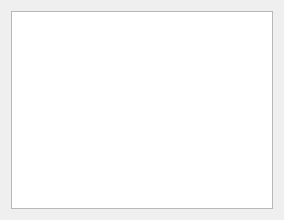
<?xml version="1.0" encoding="UTF-8"?>
<ui version="4.0">
 <class>LoggerView</class>
 <widget class="QWidget" name="LoggerView">
  <property name="geometry">
   <rect>
    <x>0</x>
    <y>0</y>
    <width>284</width>
    <height>220</height>
   </rect>
  </property>
  <layout class="QHBoxLayout" name="layout">
   <item>
    <widget class="QPlainTextEdit" name="loggerText">
     <property name="lineWrapMode">
      <enum>QPlainTextEdit::NoWrap</enum>
     </property>
     <property name="readOnly">
      <bool>true</bool>
     </property>
    </widget>
   </item>
  </layout>
 </widget>
 <connections/>
</ui>
